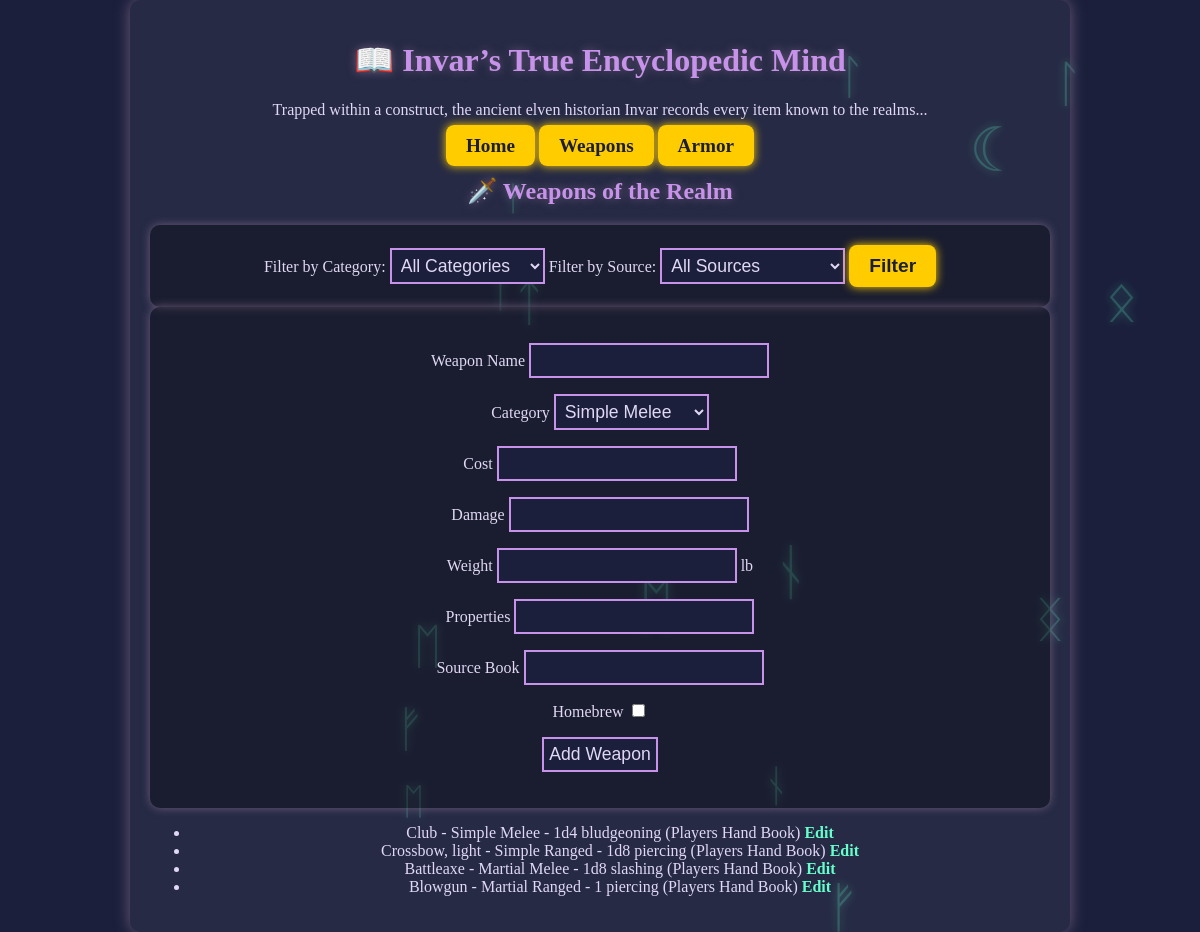
The page /weapons on the database its author committed.
### models.py (models this page shows)
class Weapon(db.Model):
    id = db.Column(db.Integer, primary_key=True)
    name = db.Column(db.String(100), nullable=False)
    category = db.Column(db.String(50), nullable=False)
    cost = db.Column(db.String(50))
    damage = db.Column(db.String(50))
    weight = db.Column(db.Float)
    properties = db.Column(db.String(200))
    source = db.Column(db.String(100))
    homebrew = db.Column(db.Boolean, default=False)

### app.py (the view, shortened to what this page needs)
@app.route('/weapons', methods=['GET', 'POST'])
def list_weapons():
    form = AddWeaponForm()
    category_filter = request.args.get('category', '').strip()
    source_filter = request.args.get('source', '').strip()
    print(f"Category Filter: {category_filter}, Source Filter: {source_filter}")  # Debugging output
    query = Weapon.query
    if category_filter:
        query = query.filter(Weapon.category == category_filter)
    if source_filter:
        query = query.filter(Weapon.source == source_filter)
    weapons = query.all()
    categories = [c[0] for c in db.session.query(Weapon.category).distinct().all()]
    sources = [s[0] for s in db.session.query(Weapon.source).distinct().all()]
    return render_template('weapons.html', weapons=weapons, form=form, categories=categories, sources=sources)

### forms.py
class AddWeaponForm(FlaskForm):
    name = StringField('Weapon Name', validators=[DataRequired()])
    category = SelectField('Category', choices=[
        ('Simple Melee', 'Simple Melee'),
        ('Simple Ranged', 'Simple Ranged'),
        ('Martial Melee', 'Martial Melee'),
        ('Martial Ranged', 'Martial Ranged')
    ], validators=[DataRequired()])
    cost = StringField('Cost')
    damage = StringField('Damage')
    weight = StringField('Weight')
    properties = StringField('Properties')
    source = StringField('Source Book')
    homebrew = BooleanField('Homebrew')
    submit = SubmitField('Add Weapon')

### templates/weapons.html (shortened to what this page needs)
{% extends "base.html" %}
{% block content %}
    <h2 class="glow-text">🗡️ Weapons of the Realm</h1>
    <form method="GET" action="{{ url_for('list_weapons') }}">
        <label for="category">Filter by Category:</label>
        <select name="category" id="category">
            <option value="">All Categories</option>
        </select>
        <label for="source">Filter by Source:</label>
        <select name="source" id="source">
            <option value="">All Sources</option>
        </select>
        <button type="submit">Filter</button>
    </form>
    <form method="POST">
        <p>{{ form.name.label }} {{ form.name() }}</p>
        <p>{{ form.category.label }} {{ form.category() }}</p>
        <p>{{ form.cost.label }} {{ form.cost() }}</p>
        <p>{{ form.damage.label }} {{ form.damage() }}</p>
        <p>{{ form.weight.label }} {{ form.weight() }} lb</p>
        <p>{{ form.properties.label }} {{ form.properties() }}</p>
        <p>{{ form.source.label }} {{ form.source() }}</p>
        <p>{{ form.homebrew.label }} {{ form.homebrew() }}</p>
        <p>{{ form.submit() }}</p>
    </form>
    <ul>
        {% for weapon in weapons %}
            <li>
                {{ weapon.name }} - {{ weapon.category }} - {{ weapon.damage }} ({{ weapon.source }})
                <a href="{{ url_for('edit_weapon', weapon_id=weapon.id) }}">Edit</a>
            </li>
        {% endfor %}
    </ul>
</body>
</html>
{% endblock %}

### templates/base.html (shortened to what this page needs)
<!DOCTYPE html>
<html lang="en">
<head>
    <link rel="stylesheet" href="{{ url_for('static', filename='styles.css') }}">
</head>
<body>
    <div class="container fade-in">
        <h1 class="glow-text">📖 Invar’s True Encyclopedic Mind</h1>
        <p class="lore-text">Trapped within a construct, the ancient elven historian Invar records every item known to the realms...</p>
        <nav class="nav-bar">
            <a href="{{ url_for('index') }}" class="btn">Home</a>
            <a href="{{ url_for('list_weapons') }}" class="btn">Weapons</a>
            <a href="{{ url_for('list_armor') }}" class="btn">Armor</a>
        </nav>
        <div class="content">
            {% block content %}{% endblock %}
</body>
</html>

### static/styles.css (style rules this page uses)
body { font-family: 'Garamond', serif; background-color: #1b1f3b; color: #e0d8f5; margin: 0; padding: 0; text-align: center; }
h1, h2 { color: #c792ea; text-shadow: 0px 0px 10px #6c5b7b; }
button, .btn { background-color: #ffcc00; color: #1b1f3b; border: none; padding: 10px 20px; font-size: 1.2em; font-weight: bold; border-radius: 8px; box-shadow: 0px 0px 10px #ffcc00; transition: transform 0.2s ease-in-out, box-shadow 0.3s; }
a { color: #66ffcc; text-decoration: none; font-weight: bold; }
.container { max-width: 900px; margin: auto; padding: 20px; background-color: rgba(255, 255, 255, 0.05); border-radius: 10px; box-shadow: 0px 0px 15px #6c5b7b; }
form { background: rgba(0, 0, 0, 0.3); padding: 20px; border-radius: 10px; box-shadow: 0px 0px 10px #6c5b7b; }
input, select { background: #1b1f3b; color: #e0d8f5; border: 2px solid #c792ea; padding: 5px; font-size: 1.1em; }

### rows shown on the page
Weapon: name "Club", category "Simple Melee", damage "1d4 bludgeoning", source "Players Hand Book"
Weapon: name "Crossbow, light", category "Simple Ranged", damage "1d8 piercing", source "Players Hand Book"
Weapon: name "Battleaxe", category "Martial Melee", damage "1d8 slashing", source "Players Hand Book"
Weapon: name "Blowgun", category "Martial Ranged", damage "1 piercing", source "Players Hand Book"
